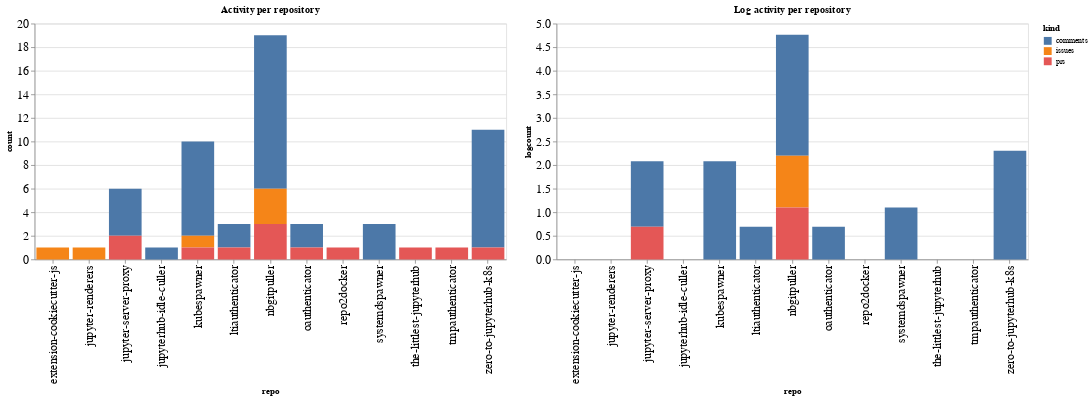

The cell this chart's notebook holds for it:
### Code cell
ch1 = alt.Chart(repo_summaries, width=600, title="Activity per repository").mark_bar().encode(
    x='repo',
    y='count',
    color='kind',
    tooltip="kind"
)

ch2 = alt.Chart(repo_summaries, width=600, title="Log activity per repository").mark_bar().encode(
    x='repo',
    y='logcount',
    color='kind',
    tooltip="kind"
)

ch1 | ch2

### Figure 1 — Vega-Lite specification as saved in the notebook (floating-point values rounded to 4 significant figures)
{"config": {"axisLeft": {"labelFontSize": 15}, "axisBottom": {"labelFontSize": 15}}, "hconcat": [{"mark": "bar", "encoding": {"color": {"type": "nominal", "field": "kind"}, "tooltip": {"type": "nominal", "field": "kind"}, "x": {"type": "nominal", "field": "repo"}, "y": {"type": "quantitative", "field": "count"}}, "title": "Activity per repository", "width": 600}, {"mark": "bar", "encoding": {"color": {"type": "nominal", "field": "kind"}, "tooltip": {"type": "nominal", "field": "kind"}, "x": {"type": "nominal", "field": "repo"}, "y": {"type": "quantitative", "field": "logcount"}}, "title": "Log activity per repository", "width": 600}], "data": {"name": "data-0df7977e72bdc089a889ea0d72b62d29"}, "$schema": "https://vega.github.io/schema/vega-lite/v4.8.1.json", "datasets": {"data-0df7977e72bdc089a889ea0d72b62d29": [{"repo": "extension-cookiecutter-js", "kind": "issues", "count": 1, "logcount": 0.0}, {"repo": "jupyter-renderers", "kind": "issues", "count": 1, "logcount": 0.0}, {"repo": "jupyter-server-proxy", "kind": "comments", "count": 4, "logcount": 1.386}, {"repo": "jupyter-server-proxy", "kind": "prs", "count": 2, "logcount": 0.6931}, {"repo": "jupyterhub-idle-culler", "kind": "comments", "count": 1, "logcount": 0.0}, {"repo": "kubespawner", "kind": "comments", "count": 8, "logcount": 2.079}, {"repo": "kubespawner", "kind": "issues", "count": 1, "logcount": 0.0}, {"repo": "kubespawner", "kind": "prs", "count": 1, "logcount": 0.0}, {"repo": "ltiauthenticator", "kind": "comments", "count": 2, "logcount": 0.6931}, {"repo": "ltiauthenticator", "kind": "prs", "count": 1, "logcount": 0.0}, {"repo": "nbgitpuller", "kind": "comments", "count": 13, "logcount": 2.565}, {"repo": "nbgitpuller", "kind": "issues", "count": 3, "logcount": 1.099}, {"repo": "nbgitpuller", "kind": "prs", "count": 3, "logcount": 1.099}, {"repo": "oauthenticator", "kind": "comments", "count": 2, "logcount": 0.6931}, {"repo": "oauthenticator", "kind": "prs", "count": 1, "logcount": 0.0}, {"repo": "repo2docker", "kind": "prs", "count": 1, "logcount": 0.0}, {"repo": "systemdspawner", "kind": "comments", "count": 3, "logcount": 1.099}, {"repo": "the-littlest-jupyterhub", "kind": "prs", "count": 1, "logcount": 0.0}, {"repo": "tmpauthenticator", "kind": "prs", "count": 1, "logcount": 0.0}, {"repo": "zero-to-jupyterhub-k8s", "kind": "comments", "count": 10, "logcount": 2.303}, {"repo": "zero-to-jupyterhub-k8s", "kind": "prs", "count": 1, "logcount": 0.0}]}}
